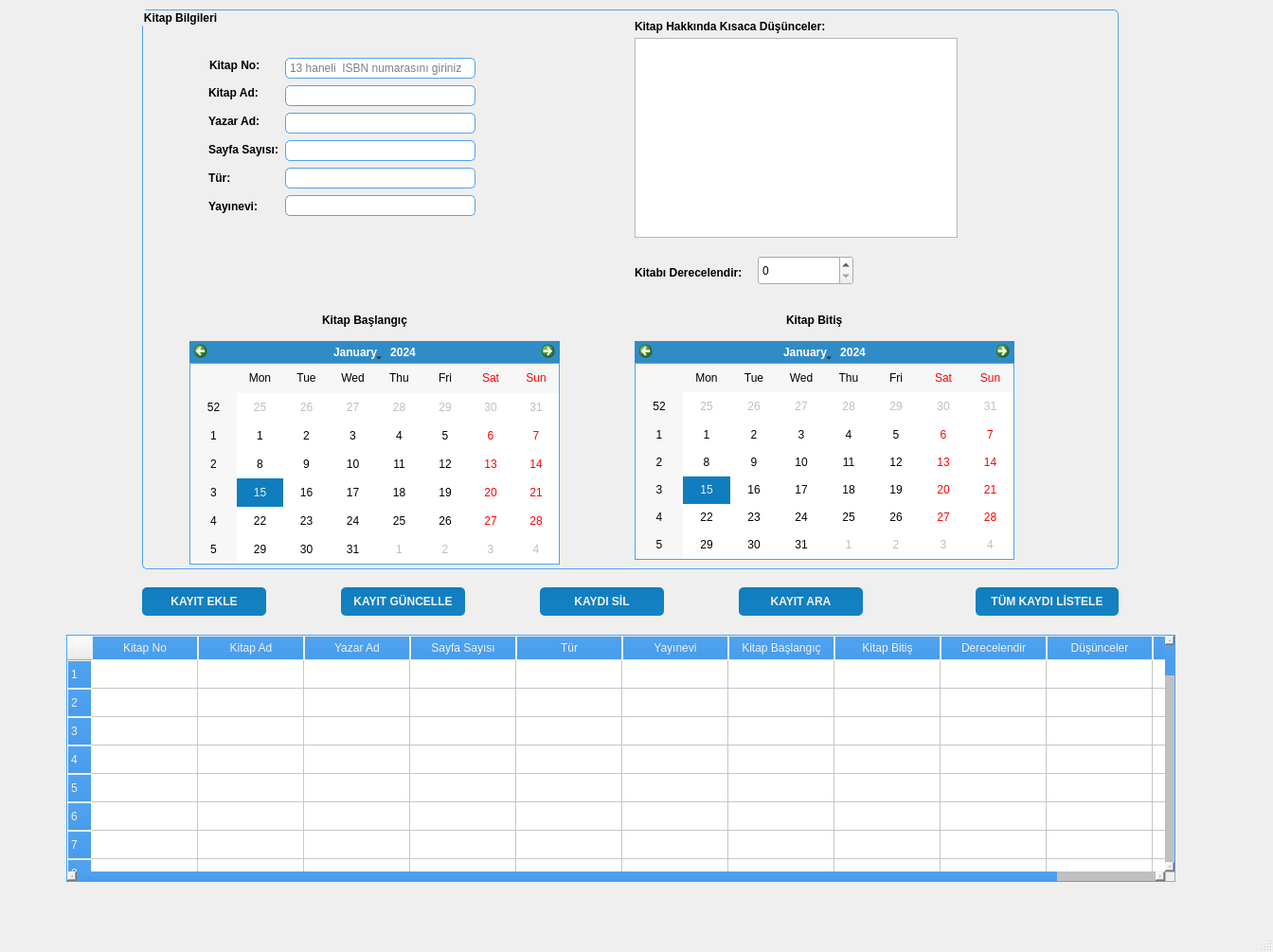
<?xml version="1.0" encoding="UTF-8"?>
<ui version="4.0">
 <class>MainWindow</class>
 <widget class="QMainWindow" name="MainWindow">
  <property name="enabled">
   <bool>true</bool>
  </property>
  <property name="geometry">
   <rect>
    <x>0</x>
    <y>0</y>
    <width>1344</width>
    <height>1005</height>
   </rect>
  </property>
  <property name="focusPolicy">
   <enum>Qt::StrongFocus</enum>
  </property>
  <property name="windowTitle">
   <string>MainWindow</string>
  </property>
  <property name="styleSheet">
   <string notr="true">QWidget#frmLogin,QWidget#frmPopup,QWidget#frmHostInfo,QWidget#frmLogout,QWidget#frmConfig,QWidget#frmData,QWidget#frmDefence,QWidget#frmHost,QWidget#frmMain,QWidget#frmPwd,QWidget#frmSelect,QWidget#frmMessageBox{
	border:1px solid #0F7DBE;
	border-radius:0px;	
}

.QFrame{
	border:1px solid #50A3F0;
	border-radius:5px;
}

QWidget#widget_title{
	background: qlineargradient(spread:pad, x1:0, y1:0, x2:0, y2:1, stop:0 #0F7DBE, stop:1 #1582C3);
}

QLabel#lab_Ico,QLabel#lab_Title{
	border-radius:0px;
	color: #F0F0F0;
	background-color:rgba(0,0,0,0);
	border-style:none;
}

QLineEdit {
	border: 1px solid #50A3F0;
	border-radius: 5px;
	padding: 2px;
	background: none;
	selection-background-color: #0F7DBE;
}

QLineEdit[echoMode=&quot;2&quot;] { 
	lineedit-password-character: 9679; 
}

.QGroupBox{
	border: 1px solid #50A3F0;
	border-radius: 5px;
}

.QPushButton{
	border-style: none;
	border: 0px;
	color: #F0F0F0;
	padding: 5px;	
	min-height: 20px;
	border-radius:5px;
	background: qlineargradient(spread:pad, x1:0, y1:0, x2:0, y2:1, stop:0 #0F7DBE, stop:1 #1582C3); 
}

.QPushButton[focusPolicy=&quot;0&quot;] {
	border-style: none;
	border: 0px;
	color: #F0F0F0;
	padding: 0px;	
	min-height: 10px;
	border-radius:3px;
	background: qlineargradient(spread:pad, x1:0, y1:0, x2:0, y2:1, stop:0 #0F7DBE, stop:1 #1582C3); 
}

.QPushButton:hover{ 
	background: qlineargradient(spread:pad, x1:0, y1:0, x2:0, y2:1, stop:0 #50A3F0, stop:1 #489CEA);
}

.QPushButton:pressed{ 
	background: qlineargradient(spread:pad, x1:0, y1:0, x2:0, y2:1, stop:0 #0F7DBE, stop:1 #1582C3);
}

QPushButton#btnMenu,QPushButton#btnMenu_Min,QPushButton#btnMenu_Max,QPushButton#btnMenu_Close{
	border-radius:0px;
	color: #F0F0F0;
	background-color:rgba(0,0,0,0);
	border-style:none;
}

QPushButton#btnMenu:hover,QPushButton#btnMenu_Min:hover,QPushButton#btnMenu_Max:hover{
	background-color: qlineargradient(spread:pad, x1:0, y1:1, x2:0, y2:0, stop:0 rgba(25, 134, 199, 0), stop:1 #50A3F0);
}

QPushButton#btnMenu_Close:hover{
	background-color: qlineargradient(spread:pad, x1:0, y1:1, x2:0, y2:0, stop:0 rgba(238, 0, 0, 128), stop:1 rgba(238, 44, 44, 255));
}

QCheckBox {
	spacing: 2px; 
}

QCheckBox::indicator {
	width: 20px;
	height: 20px;
}

QCheckBox::indicator:unchecked {
	image: url(:/qss_icons/img_rc/checkbox_unchecked.png);
}

QCheckBox::indicator:checked {
	image: url(:/qss_icons/img_rc/checkbox_checked.png); 
}

QRadioButton {
	spacing: 2px;
}

QRadioButton::indicator {
	width: 15px; 
	height: 15px; 
}

QRadioButton::indicator::unchecked {
	image: url(:/qss_icons/img_rc/radio_normal.png); 
}

QRadioButton::indicator::checked {
	image: url(:/qss_icons/img_rc/radio_selected.png); 
}

QComboBox,QDateEdit{
	border-radius: 3px;
	padding: 1px 10px 1px 5px;
	border: 1px solid #50A3F0;
}

QComboBox::drop-down,QDateEdit::drop-down {
	subcontrol-origin: padding;
	subcontrol-position: top right;
	width: 15px; 
	border-left-width: 1px;
	border-left-style: solid;
	border-top-right-radius: 3px;
	border-bottom-right-radius: 3px;
	border-left-color: #50A3F0;
}

QComboBox::down-arrow,QDateEdit::down-arrow {
	image: url(:/qss_icons/img_rc/array_down.png); 
}

QMenu {
	background-color:#F0F0F0;
	margin: 2px;
}

QMenu::item {	
	padding: 2px 12px 2px 12px;
}

QMenu::indicator {
	width: 13px;
	height: 13px;
}

QMenu::item:selected {
	color: #F0F0F0;
	background: qlineargradient(spread:pad, x1:0, y1:0, x2:0, y2:1, stop:0 #0F7DBE, stop:1 #1582C3); 
}

QMenu::separator {
	height: 1px;
	background: #50A3F0;
}

QProgressBar {
	border-radius: 5px;
	text-align: center;
	border: 1px solid #50A3F0;
}

QProgressBar::chunk {
	width: 5px; 
	margin: 0.5px;
	background-color: #0F7DBE;
}

QSlider::groove:horizontal,QSlider::add-page:horizontal { 
	background: #808080; 
	height: 8px; 
	border-radius: 3px; 
}

QSlider::sub-page:horizontal {
	height: 8px; 
	border-radius: 3px;
	background: qlineargradient(spread:pad, x1:0, y1:0, x2:0, y2:1, stop:0 #0F7DBE, stop:1 #1582C3); 
}

QSlider::handle:horizontal {
	width: 13px; 
	margin-top: -3px; 
	margin-bottom: -3px; 
	border-radius: 6px;
	background: qradialgradient(spread:pad, cx:0.5, cy:0.5, radius:0.5, fx:0.5, fy:0.5,stop:0.6 #F0F0F0, stop:0.778409 #50A3F0);
}

QSlider::handle:horizontal:hover {
	background: qradialgradient(spread: pad, cx: 0.5, cy: 0.5, radius: 0.5, fx: 0.5, fy: 0.5, stop: 0.6 #F0F0F0,stop:0.778409 #0F7DBE);
}

QSlider::groove:vertical,QSlider::sub-page:vertical {
	background:#808080; 
	width: 8px; 
	border-radius: 3px;
}

QSlider::add-page:vertical {
	width: 8px;
	border-radius: 3px;
	background: qlineargradient(spread:pad, x1:0, y1:0, x2:0, y2:1, stop:0 #0F7DBE, stop:1 #1582C3); 
}

QSlider::handle:vertical {
	height: 14px; 
	margin-left: -3px;
	margin-right: -3px;
	border-radius: 6px;
	background: qradialgradient(spread: pad, cx: 0.5, cy: 0.5, radius: 0.5, fx: 0.5, fy: 0.5, stop: 0.6 #F0F0F0, stop:0.778409 #50A3F0);
}

QSlider::handle:vertical:hover {
	background: qradialgradient(spread: pad, cx: 0.5, cy: 0.5, radius: 0.5, fx: 0.5, fy: 0.5, stop: 0.6 #F0F0F0,stop:0.778409 #0F7DBE);
}

QScrollBar:vertical {
	width:10px; 
	background-color:rgba(0,0,0,0%); 
	padding-top:10px; 
	padding-bottom:10px;
}

QScrollBar:horizontal {
	height:10px; 
	background-color:rgba(0,0,0,0%); 
	padding-left:10px; padding-right:10px;
}

QScrollBar::handle:vertical {
	width:10px;
	background: qlineargradient(spread:pad, x1:0, y1:0, x2:0, y2:1, stop:0 #50A3F0, stop:1 #489CEA); 
}

QScrollBar::handle:horizontal {
	height:10px;
	background: qlineargradient(spread:pad, x1:0, y1:0, x2:0, y2:1, stop:0 #50A3F0, stop:1 #489CEA); 
}

QScrollBar::handle:vertical:hover {
	width:10px;
	background: qlineargradient(spread:pad, x1:0, y1:0, x2:0, y2:1, stop:0 #0F7DBE, stop:1 #1582C3); 
}

QScrollBar::handle:horizontal:hover {
	height:10px;
	background: qlineargradient(spread:pad, x1:0, y1:0, x2:0, y2:1, stop:0 #0F7DBE, stop:1 #1582C3); 
}

QScrollBar::add-line:vertical {
	height:10px;
	width:10px;
	subcontrol-position: bottom; 
	subcontrol-origin: margin;
	border-image:url(:/qss_icons/img_rc/add-line_vertical.png);
}

QScrollBar::add-line:horizontal {
	height:10px;
	width:10px;
	subcontrol-position: right;
	subcontrol-origin: margin;
	border-image:url(:/qss_icons/img_rc/add-line_horizontal.png);
}

QScrollBar::sub-line:vertical {
	height:10px;
	width:10px;
	subcontrol-position: top; 
	subcontrol-origin: margin;
	border-image:url(:/qss_icons/img_rc/sub-line_vertical.png);
}

QScrollBar::sub-line:horizontal {
	height:10px;
	width:10px;
	subcontrol-position: left;
	subcontrol-origin: margin;
	border-image:url(:/qss_icons/img_rc/sub-line_horizontal.png);
}

QScrollBar::add-page:vertical,QScrollBar::sub-page:vertical {
	width:10px;
	background: #C0C0C0;
}

QScrollBar::add-page:horizontal,QScrollBar::sub-page:horizontal {
	height:10px;
	background: #C0C0C0;
}

QScrollArea {
	border: 0px ; 
}

QTreeView,QListView,QTableView{
	border: 1px solid #50A3F0; 
	selection-background-color: #0F7DBE;
	selection-color: #F0F0F0;
}

QTableView::item:selected, QListView::item:selected, QTreeView::item:selected {
	color: #F0F0F0;
	background: qlineargradient(spread:pad, x1:0, y1:0, x2:0, y2:1, stop:0 #0F7DBE, stop:1 #1582C3); 
}

QTableView::item:hover, QListView::item:hover, QTreeView::item:hover {
	color: #F0F0F0;
	background: qlineargradient(spread:pad, x1:0, y1:0, x2:0, y2:1, stop:0 #50A3F0, stop:1 #489CEA); 
}

QTableView::item, QListView::item, QTreeView::item {
	padding: 5px; 
	margin: 0px; 
}

QHeaderView::section {
	padding:3px;
	margin:0px;
	color:#F0F0F0;
	border: 1px solid #F0F0F0;
	background: qlineargradient(spread:pad, x1:0, y1:0, x2:0, y2:1, stop:0 #50A3F0, stop:1 #489CEA);
}

QTabBar::tab {
	border-bottom-left-radius:0px;
	border-bottom-right-radius:0px;
	color: #F0F0F0;
	min-width: 60px;
	min-height: 20px;
	padding: 3px 8px 3px 8px;
	margin:1px;
	background: qlineargradient(spread:pad, x1:0, y1:0, x2:0, y2:1, stop:0 #50A3F0, stop:1 #489CEA); 
}

QTabBar::tab:selected, QTabBar::tab:hover {
	background: qlineargradient(spread:pad, x1:0, y1:0, x2:0, y2:1, stop:0 #0F7DBE, stop:1 #1582C3); 
}

QStatusBar::item {
     border: 1px solid #50A3F0;
     border-radius: 3px;
}</string>
  </property>
  <widget class="QWidget" name="centralwidget">
   <widget class="QGroupBox" name="KitapBilgileri">
    <property name="geometry">
     <rect>
      <x>150</x>
      <y>10</y>
      <width>1031</width>
      <height>591</height>
     </rect>
    </property>
    <property name="font">
     <font>
      <weight>75</weight>
      <bold>true</bold>
     </font>
    </property>
    <property name="title">
     <string>Kitap Bilgileri</string>
    </property>
    <widget class="QLineEdit" name="leSayfaSayisi">
     <property name="geometry">
      <rect>
       <x>151</x>
       <y>138</y>
       <width>201</width>
       <height>22</height>
      </rect>
     </property>
     <property name="font">
      <font>
       <weight>50</weight>
       <bold>false</bold>
      </font>
     </property>
     <property name="tabletTracking">
      <bool>false</bool>
     </property>
     <property name="autoFillBackground">
      <bool>false</bool>
     </property>
     <property name="inputMask">
      <string>9999999999</string>
     </property>
    </widget>
    <widget class="QLabel" name="label_6">
     <property name="geometry">
      <rect>
       <x>70</x>
       <y>200</y>
       <width>71</width>
       <height>16</height>
      </rect>
     </property>
     <property name="font">
      <font>
       <weight>75</weight>
       <bold>true</bold>
      </font>
     </property>
     <property name="text">
      <string>Yayınevi:</string>
     </property>
    </widget>
    <widget class="QLineEdit" name="leKitapAd">
     <property name="geometry">
      <rect>
       <x>151</x>
       <y>80</y>
       <width>201</width>
       <height>22</height>
      </rect>
     </property>
     <property name="font">
      <font>
       <weight>50</weight>
       <bold>false</bold>
      </font>
     </property>
     <property name="tabletTracking">
      <bool>false</bool>
     </property>
     <property name="autoFillBackground">
      <bool>false</bool>
     </property>
    </widget>
    <widget class="QLineEdit" name="leTur">
     <property name="geometry">
      <rect>
       <x>151</x>
       <y>167</y>
       <width>201</width>
       <height>22</height>
      </rect>
     </property>
     <property name="font">
      <font>
       <weight>50</weight>
       <bold>false</bold>
      </font>
     </property>
     <property name="tabletTracking">
      <bool>false</bool>
     </property>
     <property name="autoFillBackground">
      <bool>false</bool>
     </property>
    </widget>
    <widget class="QLineEdit" name="leYazarAd">
     <property name="geometry">
      <rect>
       <x>151</x>
       <y>109</y>
       <width>201</width>
       <height>22</height>
      </rect>
     </property>
     <property name="font">
      <font>
       <weight>50</weight>
       <bold>false</bold>
      </font>
     </property>
     <property name="tabletTracking">
      <bool>false</bool>
     </property>
     <property name="autoFillBackground">
      <bool>false</bool>
     </property>
    </widget>
    <widget class="QLabel" name="label_5">
     <property name="geometry">
      <rect>
       <x>70</x>
       <y>170</y>
       <width>41</width>
       <height>16</height>
      </rect>
     </property>
     <property name="font">
      <font>
       <weight>75</weight>
       <bold>true</bold>
      </font>
     </property>
     <property name="text">
      <string>Tür:</string>
     </property>
    </widget>
    <widget class="QLineEdit" name="leYayinevi">
     <property name="geometry">
      <rect>
       <x>151</x>
       <y>196</y>
       <width>201</width>
       <height>22</height>
      </rect>
     </property>
     <property name="font">
      <font>
       <weight>50</weight>
       <bold>false</bold>
      </font>
     </property>
     <property name="tabletTracking">
      <bool>false</bool>
     </property>
     <property name="autoFillBackground">
      <bool>false</bool>
     </property>
    </widget>
    <widget class="QLabel" name="label_2">
     <property name="geometry">
      <rect>
       <x>70</x>
       <y>80</y>
       <width>61</width>
       <height>16</height>
      </rect>
     </property>
     <property name="font">
      <font>
       <weight>75</weight>
       <bold>true</bold>
      </font>
     </property>
     <property name="text">
      <string>Kitap Ad:</string>
     </property>
    </widget>
    <widget class="QLabel" name="label">
     <property name="geometry">
      <rect>
       <x>71</x>
       <y>51</y>
       <width>71</width>
       <height>16</height>
      </rect>
     </property>
     <property name="font">
      <font>
       <weight>75</weight>
       <bold>true</bold>
      </font>
     </property>
     <property name="text">
      <string>Kitap No:</string>
     </property>
    </widget>
    <widget class="QLabel" name="label_4">
     <property name="geometry">
      <rect>
       <x>70</x>
       <y>140</y>
       <width>91</width>
       <height>16</height>
      </rect>
     </property>
     <property name="font">
      <font>
       <weight>75</weight>
       <bold>true</bold>
      </font>
     </property>
     <property name="text">
      <string>Sayfa Sayısı:</string>
     </property>
    </widget>
    <widget class="QLabel" name="label_3">
     <property name="geometry">
      <rect>
       <x>70</x>
       <y>110</y>
       <width>71</width>
       <height>16</height>
      </rect>
     </property>
     <property name="font">
      <font>
       <weight>75</weight>
       <bold>true</bold>
      </font>
     </property>
     <property name="text">
      <string>Yazar Ad:</string>
     </property>
    </widget>
    <widget class="QLineEdit" name="leKitapNo">
     <property name="geometry">
      <rect>
       <x>151</x>
       <y>51</y>
       <width>201</width>
       <height>22</height>
      </rect>
     </property>
     <property name="font">
      <font>
       <weight>50</weight>
       <bold>false</bold>
      </font>
     </property>
     <property name="tabletTracking">
      <bool>false</bool>
     </property>
     <property name="autoFillBackground">
      <bool>false</bool>
     </property>
     <property name="inputMask">
      <string>9999999999999</string>
     </property>
     <property name="placeholderText">
      <string>13 haneli  ISBN numarasını giriniz</string>
     </property>
    </widget>
    <widget class="QCalendarWidget" name="calendarWidget_2">
     <property name="geometry">
      <rect>
       <x>520</x>
       <y>350</y>
       <width>401</width>
       <height>231</height>
      </rect>
     </property>
    </widget>
    <widget class="QCalendarWidget" name="cwBaslangic">
     <property name="geometry">
      <rect>
       <x>50</x>
       <y>350</y>
       <width>391</width>
       <height>236</height>
      </rect>
     </property>
    </widget>
    <widget class="QLabel" name="label_10">
     <property name="geometry">
      <rect>
       <x>190</x>
       <y>320</y>
       <width>171</width>
       <height>16</height>
      </rect>
     </property>
     <property name="font">
      <font>
       <weight>75</weight>
       <bold>true</bold>
      </font>
     </property>
     <property name="text">
      <string>Kitap Başlangıç</string>
     </property>
    </widget>
    <widget class="QLabel" name="label_11">
     <property name="geometry">
      <rect>
       <x>680</x>
       <y>320</y>
       <width>171</width>
       <height>16</height>
      </rect>
     </property>
     <property name="font">
      <font>
       <weight>75</weight>
       <bold>true</bold>
      </font>
     </property>
     <property name="text">
      <string>Kitap Bitiş</string>
     </property>
    </widget>
    <widget class="QSpinBox" name="KitabiDerecelendir">
     <property name="geometry">
      <rect>
       <x>650</x>
       <y>260</y>
       <width>101</width>
       <height>31</height>
      </rect>
     </property>
     <property name="font">
      <font>
       <weight>50</weight>
       <bold>false</bold>
      </font>
     </property>
     <property name="maximum">
      <number>5</number>
     </property>
     <property name="singleStep">
      <number>1</number>
     </property>
     <property name="value">
      <number>0</number>
     </property>
    </widget>
    <widget class="QTextEdit" name="textEdit">
     <property name="geometry">
      <rect>
       <x>520</x>
       <y>30</y>
       <width>341</width>
       <height>211</height>
      </rect>
     </property>
    </widget>
    <widget class="QLabel" name="label_8">
     <property name="geometry">
      <rect>
       <x>520</x>
       <y>10</y>
       <width>231</width>
       <height>16</height>
      </rect>
     </property>
     <property name="font">
      <font>
       <weight>75</weight>
       <bold>true</bold>
      </font>
     </property>
     <property name="text">
      <string>Kitap Hakkında Kısaca Düşünceler:</string>
     </property>
    </widget>
    <widget class="QLabel" name="label_9">
     <property name="geometry">
      <rect>
       <x>520</x>
       <y>270</y>
       <width>131</width>
       <height>16</height>
      </rect>
     </property>
     <property name="font">
      <font>
       <weight>75</weight>
       <bold>true</bold>
      </font>
     </property>
     <property name="text">
      <string>Kitabı Derecelendir:</string>
     </property>
    </widget>
   </widget>
   <widget class="QPushButton" name="btnKayitGuncelle">
    <property name="geometry">
     <rect>
      <x>360</x>
      <y>620</y>
      <width>131</width>
      <height>28</height>
     </rect>
    </property>
    <property name="font">
     <font>
      <weight>75</weight>
      <bold>true</bold>
     </font>
    </property>
    <property name="text">
     <string>KAYIT GÜNCELLE</string>
    </property>
   </widget>
   <widget class="QPushButton" name="btnKayitEkle">
    <property name="geometry">
     <rect>
      <x>150</x>
      <y>620</y>
      <width>131</width>
      <height>28</height>
     </rect>
    </property>
    <property name="font">
     <font>
      <weight>75</weight>
      <bold>true</bold>
     </font>
    </property>
    <property name="text">
     <string>KAYIT EKLE</string>
    </property>
   </widget>
   <widget class="QPushButton" name="btnKaydiSil">
    <property name="geometry">
     <rect>
      <x>570</x>
      <y>620</y>
      <width>131</width>
      <height>28</height>
     </rect>
    </property>
    <property name="font">
     <font>
      <weight>75</weight>
      <bold>true</bold>
     </font>
    </property>
    <property name="text">
     <string>KAYDI SİL</string>
    </property>
   </widget>
   <widget class="QTableWidget" name="tableWidget">
    <property name="geometry">
     <rect>
      <x>70</x>
      <y>670</y>
      <width>1171</width>
      <height>261</height>
     </rect>
    </property>
    <property name="rowCount">
     <number>50</number>
    </property>
    <property name="columnCount">
     <number>11</number>
    </property>
    <attribute name="horizontalHeaderDefaultSectionSize">
     <number>112</number>
    </attribute>
    <attribute name="horizontalHeaderMinimumSectionSize">
     <number>68</number>
    </attribute>
    <attribute name="verticalHeaderDefaultSectionSize">
     <number>30</number>
    </attribute>
    <row/>
    <row/>
    <row/>
    <row/>
    <row/>
    <row/>
    <row/>
    <row/>
    <row/>
    <row/>
    <row/>
    <row/>
    <row/>
    <row/>
    <row/>
    <row/>
    <row/>
    <row/>
    <row/>
    <row/>
    <row/>
    <row/>
    <row/>
    <row/>
    <row/>
    <row/>
    <row/>
    <row/>
    <row/>
    <row/>
    <row/>
    <row/>
    <row/>
    <row/>
    <row/>
    <row/>
    <row/>
    <row/>
    <row/>
    <row/>
    <row/>
    <row/>
    <row/>
    <row/>
    <row/>
    <row/>
    <row/>
    <row/>
    <row/>
    <row/>
    <column>
     <property name="text">
      <string>Kitap No</string>
     </property>
    </column>
    <column>
     <property name="text">
      <string>Kitap Ad</string>
     </property>
    </column>
    <column>
     <property name="text">
      <string>Yazar Ad</string>
     </property>
    </column>
    <column>
     <property name="text">
      <string>Sayfa Sayısı</string>
     </property>
    </column>
    <column>
     <property name="text">
      <string>Tür</string>
     </property>
    </column>
    <column>
     <property name="text">
      <string>Yayınevi</string>
     </property>
    </column>
    <column>
     <property name="text">
      <string>Kitap Başlangıç</string>
     </property>
    </column>
    <column>
     <property name="text">
      <string>Kitap Bitiş</string>
     </property>
    </column>
    <column>
     <property name="text">
      <string>Derecelendir</string>
     </property>
    </column>
    <column>
     <property name="text">
      <string>Düşünceler</string>
     </property>
    </column>
    <column/>
   </widget>
   <widget class="QPushButton" name="btnTumKayit">
    <property name="geometry">
     <rect>
      <x>1030</x>
      <y>620</y>
      <width>151</width>
      <height>28</height>
     </rect>
    </property>
    <property name="font">
     <font>
      <weight>75</weight>
      <bold>true</bold>
     </font>
    </property>
    <property name="text">
     <string>TÜM KAYDI LİSTELE</string>
    </property>
   </widget>
   <widget class="QPushButton" name="btnKayitAra">
    <property name="geometry">
     <rect>
      <x>780</x>
      <y>620</y>
      <width>131</width>
      <height>28</height>
     </rect>
    </property>
    <property name="font">
     <font>
      <weight>75</weight>
      <bold>true</bold>
     </font>
    </property>
    <property name="text">
     <string>KAYIT ARA</string>
    </property>
   </widget>
  </widget>
  <widget class="QMenuBar" name="menubar">
   <property name="geometry">
    <rect>
     <x>0</x>
     <y>0</y>
     <width>1344</width>
     <height>26</height>
    </rect>
   </property>
  </widget>
  <widget class="QStatusBar" name="statusbar"/>
 </widget>
 <resources/>
 <connections/>
</ui>
